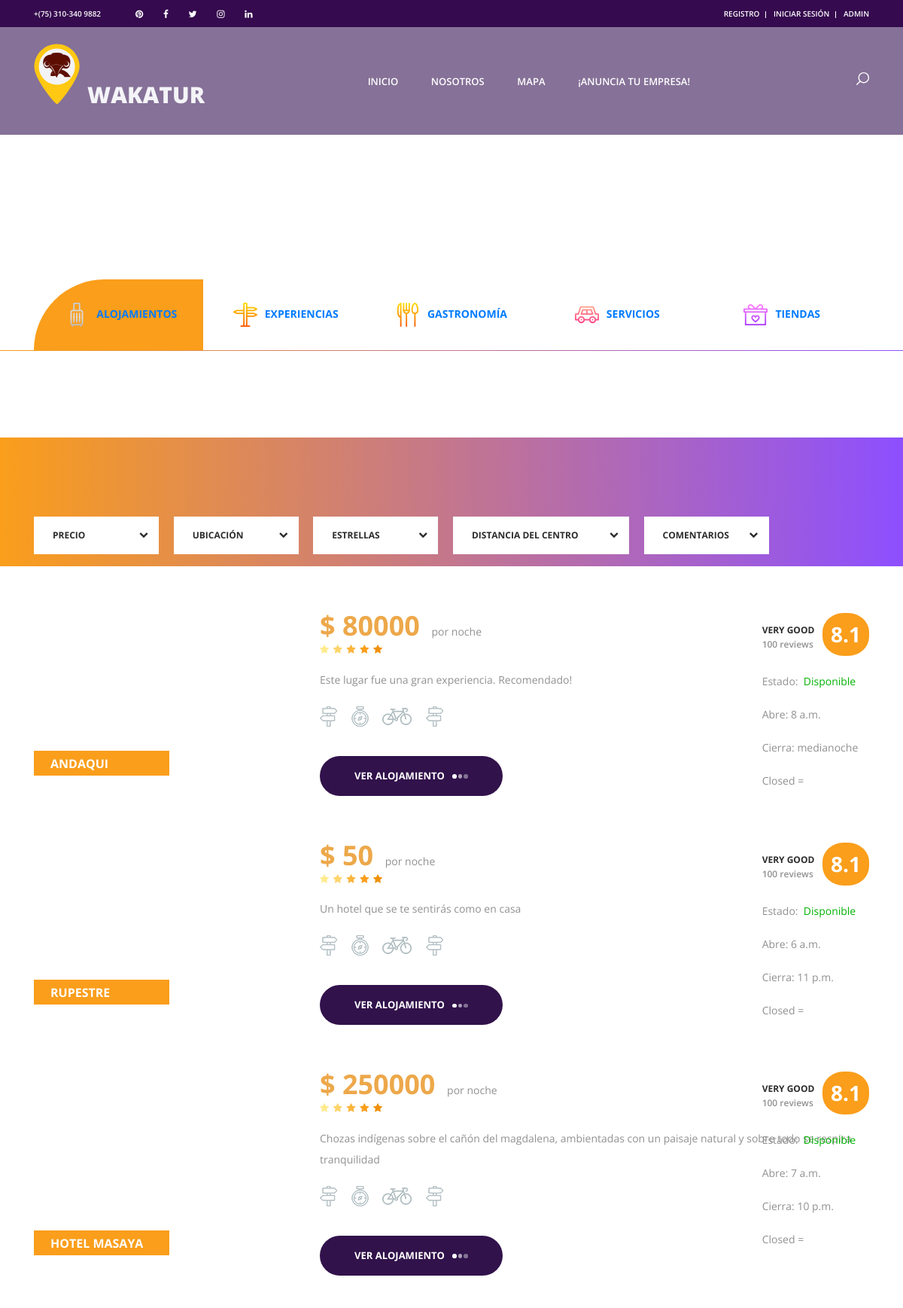
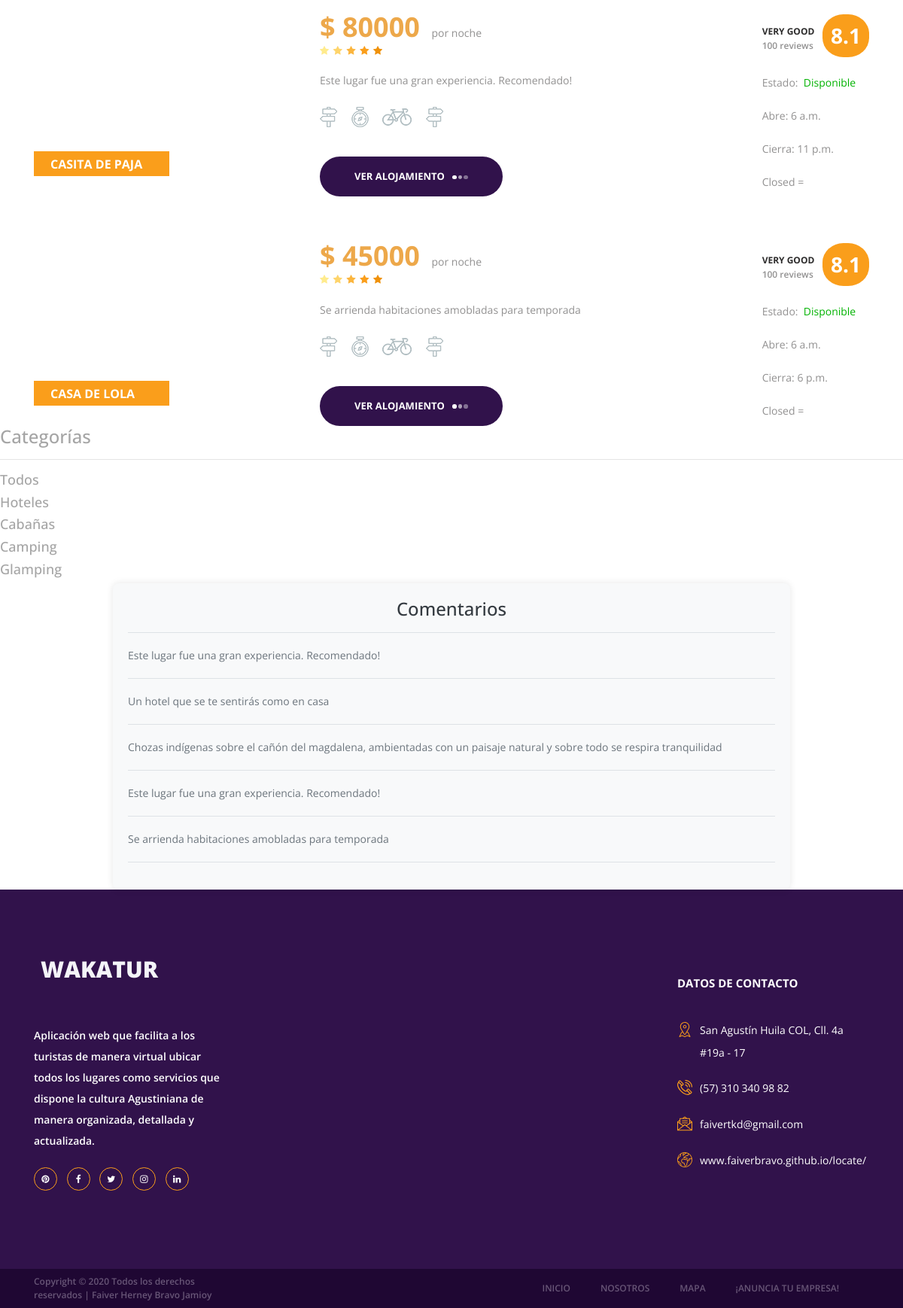
/alojamientos/, run on the app's committed database (2 pictures, top to bottom).
### alojamientos/models.py (models this page shows, shortened)
class Alojamiento(models.Model):
    nombre = models.CharField(max_length=50)
    descripcion = models.CharField(max_length=150)
    imagen = models.ImageField(upload_to='alojamientos')
    precio = models.IntegerField(null=True, blank=True)
    categorias = models.ManyToManyField(Categoria)
    disponibilidad = models.BooleanField(default=True)
    habitaciones_disponibles = models.IntegerField(default=0)
    abrir = models.TimeField(null=True)
    cerrar = models.TimeField(null=True)
    created = models.DateTimeField(auto_now_add=True, verbose_name='fecha de creación')
    updated = models.DateTimeField(auto_now_add=True)
    class Meta:
        verbose_name = 'alojamiento'
        verbose_name_plural = 'alojamientos'

class Categoria(models.Model):
    nombre = models.CharField(max_length=50)
    created = models.DateTimeField(auto_now_add=True)
    updated = models.DateTimeField(auto_now_add=True)
    class Meta:
        verbose_name = 'categoria'
        verbose_name_plural = 'categorias'

### alojamientos/views.py (the view)
# urls.py: path('alojamientos/', include('alojamientos.urls')),
def alojamientos(request):
    alojamientos=Alojamiento.objects.all()
    categorias=Categoria.objects.all()
    posts=Post.objects.all()
    return render(request, "alojamientos/alojamientos.html", {
        "alojamientos": alojamientos,
        "categorias": categorias,
        "posts": posts
        })

### alojamientos/templates/alojamientos/alojamientos.html (shortened to what this page needs)
{% extends "WakaTurApp/base2.html" %}
{% load static %}
{% block content %}
<div class="home">
    <div class="home_background parallax-window" data-parallax="scroll" data-image-src="{% static 'images/alojamientos/h.jpg' %}"></div>
    <div class="home_content">
        <div class="home_title">alojamientos</div>
    </div>
</div>
<div class="offers">
    <div class="search">
        <div class="container fill_height">
            <div class="row fill_height">
                <div class="col fill_height">
                    <div class="search_tabs_container">
                        <div class="search_tabs d-flex flex-lg-row flex-column align-items-lg-center align-items-start justify-content-lg-between justify-content-start">
                            <div class="search_tab active d-flex flex-row align-items-center justify-content-lg-center justify-content-start">
                                <a class="link" href="{% url 'Alojamientos' %}"><img src="{% static 'images/iconos/alojamientos.png' %}" alt=""><span>alojamientos</span></a>
                            </div>
                            <div class="search_tab d-flex flex-row align-items-center justify-content-lg-center justify-content-start text-decoration:none">
                                <a class="link" href="{% url 'Experiencias' %}"><img src="{% static 'images/iconos/turismo.png' %}" alt="">experiencias</a>
                            </div>
                            <div class="search_tab d-flex flex-row align-items-center justify-content-lg-center justify-content-start text-decoration:none">
                                <a class="link" href="{% url 'Gastronomia' %}"><img src="{% static 'images/iconos/gastronomia.png' %}" alt="">gastronomía</a>
                            </div>
                            <div class="search_tab d-flex flex-row align-items-center justify-content-lg-center justify-content-start text-decoration:none">
                                <a class="link" href="{% url 'Servicios' %}"><img src="{% static 'images/iconos/servicios.png' %}" alt="">servicios</a>
                            </div>
                            <div class="search_tab d-flex flex-row align-items-center justify-content-lg-center justify-content-start text-decoration:none">
                                <a class="link" href="{% url 'Tienda' %}"><img src="{% static 'images/iconos/tiendas.png' %}" alt="">tiendas</a>
                            </div>
                        </div>
                    </div>
                </div>
            </div>
        </div>
    </div>
</div>
<div class="search">
    <div class="search_inner">
        <div class="container fill_height no-padding">
            <div class="row fill_height no-margin">
                <div class="col fill_height no-padding">
                    <div class="row">
                        <div class="col-lg-11">
                            <div class="offers_sorting_container">
                                <ul class="offers_sorting">
                                    <li>
                                        <span class="sorting_text">precio</span>
                                        <i class="fa fa-chevron-down"></i>
                                    </li>
                                    <li>
                                        <span class="sorting_text">ubicación</span>
                                        <i class="fa fa-chevron-down"></i>
                                    </li>
                                    <li>
                                        <span class="sorting_text">estrellas</span>
                                        <i class="fa fa-chevron-down"></i>
                                    </li>
                                    <li class="distance_item">
                                        <span class="sorting_text">distancia del centro</span>
                                        <i class="fa fa-chevron-down"></i>
                                    </li>
                                    <li>
                                        <span class="sorting_text">comentarios</span>
                                        <i class="fa fa-chevron-down"></i>
                                    </li>
                                </ul>
                            </div>
                        </div>
                    </div>
                </div>
            </div>
        </div>
    </div>
</div>
{% for alojamiento in alojamientos %}
<div class="container">
    <div class="row">
        <div class="col-lg-12">
            <div class="offers_grid">
                <div class="offers_item rating_4">
                    <div class="row">
                        <div class="col-lg-3 col-1680-4">
                            <div class="offers_image_container">
                                <div class="offers_image_background" style="background-image:url('{{alojamiento.imagen.url}}')"></div>
                                <div class="offer_name"><a href="alojamiento_detalle/{{alojamiento.id}}">{{alojamiento.nombre}}</a></div>
                            </div>
                        </div>
                        <div class="col-lg-8">
                            <div class="offers_content">
                                <div class="offers_price">$ {{alojamiento.precio}}<span> por noche</span></div>
                                <div class="rating_r rating_r_5 offers_rating" data-rating="4">
                                    <i></i>
                                    <i></i>
                                    <i></i>
                                    <i></i>
                                    <i></i>
                                </div>
                                <p class="offers_text">{{alojamiento.descripcion}}</p>
                                <div class="offers_icons">
                                    <ul class="offers_icons_list">
                                        <li class="offers_icons_item"><img src="{% static 'images/iconos/post.png' %}" alt=""></li>
                                        <li class="offers_icons_item"><img src="{% static 'images/iconos/compass.png' %}" alt=""></li>
                                        <li class="offers_icons_item"><img src="{% static 'images/iconos/bicycle.png' %}" alt=""></li>
                                        <li class="offers_icons_item"><img src="{% static 'images/iconos/post.png' %}" alt=""></li>
                                    </ul>
                                </div>
                                <div class="button book_button"><a href="alojamiento_detalle/{{alojamiento.id}}">ver alojamiento<span></span><span></span><span></span></a></div>
                                <div class="offer_reviews">
                                    <div class="offer_reviews_content">
                                        <div class="offer_reviews_title">very good</div>
                                        <div class="offer_reviews_subtitle">100 reviews</div>
                                    </div>
                                    <div class="offer_reviews_rating text-center">8.1</div>
                                    <p class="offers_text">Estado: {% if alojamiento.disponibilidad %} <class style="color: #00b300;">Disponible</style>{% else %}Cerrado{% endif %}</p>
                                    <p class="offers_text">Abre: {{alojamiento.abrir}}</p>
                                    <p class="offers_text">Cierra: {{alojamiento.cerrar}}</p>
                                    <p class="offers_text">Closed = {{alojamiento.dd}}</p>
                                </div>
                            </div>
                        </div>
                    </div>
                </div>
            </div>
        </div>
    </div>
</div>
{% endfor %}
<section class="categorias-container">
    <h3>Categorías</h3>
    <hr>
    <div class="categorias-grid">
        <div class="categoria-card seleccionado" data-categoria="todos" onclick="filtrarAlojamientos('todos')">
            <h4>Todos</h4>
        </div>
        {% for categoria in categorias %}
        <div class="categoria-card" data-categoria="{{ categoria.nombre|lower }}" onclick="filtrarAlojamientos('{{ categoria.nombre|lower }}')">
            <h4>{{ categoria.nombre }}</h4>
        </div>
        {% endfor %}
    </div>
</section>
<section>
    <div style="width:75%; background-color: #f8f9fa; margin:auto; padding: 20px; border-radius: 8px; box-shadow: 0 0 10px rgba(0,0,0,0.1);">
        <h3 style="color: #343a40; text-align: center;">Comentarios</h3>
        <hr style="border-top: 1px solid #dee2e6;">
        {% for alojamiento in alojamientos %}
        <div style="margin-bottom: 15px;">
            <p style="color: #6c757d;">{{ alojamiento.descripcion }}</p>
        </div>
        <hr style="border-top: 1px solid #dee2e6;">
        {% endfor %}
    </div>
</section>
{% endblock %}

### data on the page
Alojamiento: nombre "ANDAQUI", precio "80000", descripcion "Este lugar fue una gran experiencia. Recomendado!", disponibilidad "Disponible", abrir "8 a.m.", cerrar "medianoche"
Alojamiento: nombre "RUPESTRE", precio "50", descripcion "Un hotel que se te sentirás como en casa", disponibilidad "Disponible", abrir "6 a.m.", cerrar "11 p.m."
Alojamiento: nombre "HOTEL MASAYA", precio "250000", descripcion "Chozas indígenas sobre el cañón del magdalena, ambientadas con un paisaje natural y sobre todo se respira tranquilidad", disponibilidad "Disponible", abrir "7 a.m.", cerrar "10 p.m."
Alojamiento: nombre "CASITA DE PAJA", precio "80000", descripcion "Este lugar fue una gran experiencia. Recomendado!", disponibilidad "Disponible", abrir "6 a.m.", cerrar "11 p.m."
Alojamiento: nombre "CASA DE LOLA", precio "45000", descripcion "Se arrienda habitaciones amobladas para temporada", disponibilidad "Disponible", abrir "6 a.m.", cerrar "6 p.m."
Categoria: nombre "Hoteles"
Categoria: nombre "Cabañas"
Categoria: nombre "Camping"
Categoria: nombre "Glamping"
